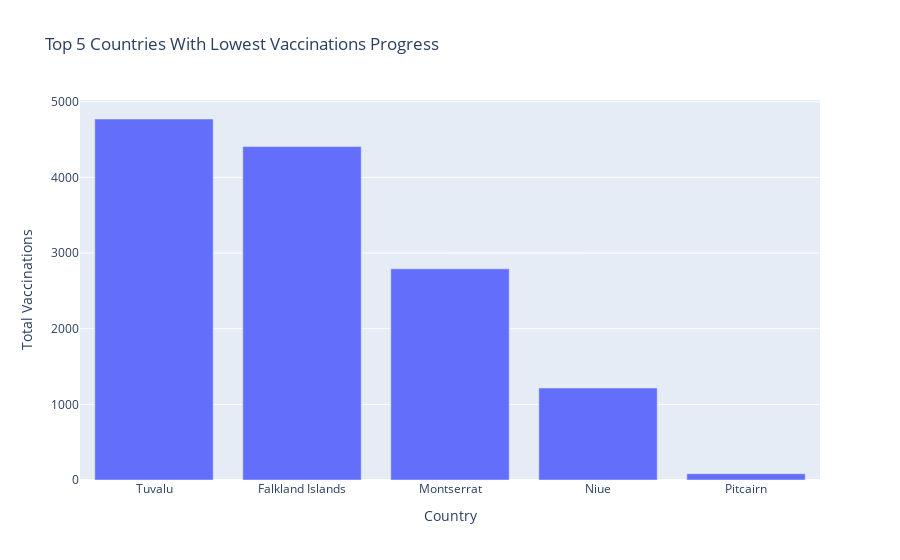

Source (notebook cell):
### Markdown cell above
It is weird to see that there is a country with only 83 in total vaccinations. By searching for this country, I figured out that Pitcairn is an islands whose sorvereign state is United Kingdom and in 2021, it is estimated that the population here is only approximately 50 residents.

### Code cell
fig = px.bar(flc, 
             x='country', 
             y='total_vaccinations',
             labels = {'country' : 'Country', 'total_vaccinations' : 'Total Vaccinations'},
             title = "Top 5 Countries With Lowest Vaccinations Progress"
            )
fig.show()

### Figure 1 — Plotly figure (JSON) as saved in the notebook; plotly's stock layout.template omitted (floating-point values rounded to 4 significant figures)
{"data": [{"alignmentgroup": "True", "hovertemplate": "Country=%{x}<br>Total Vaccinations=%{y}<extra></extra>", "legendgroup": "", "marker": {"color": "#636efa", "pattern": {"shape": ""}}, "name": "", "offsetgroup": "", "orientation": "v", "showlegend": false, "textposition": "auto", "type": "bar", "x": ["Tuvalu", "Falkland Islands", "Montserrat", "Niue", "Pitcairn"], "xaxis": "x", "y": [4772, 4407, 2791, 1216, 83], "yaxis": "y"}], "layout": {"barmode": "relative", "legend": {"tracegroupgap": 0}, "title": {"text": "Top 5 Countries With Lowest Vaccinations Progress"}, "xaxis": {"anchor": "y", "domain": [0, 1], "title": {"text": "Country"}}, "yaxis": {"anchor": "x", "domain": [0, 1], "title": {"text": "Total Vaccinations"}}}}
